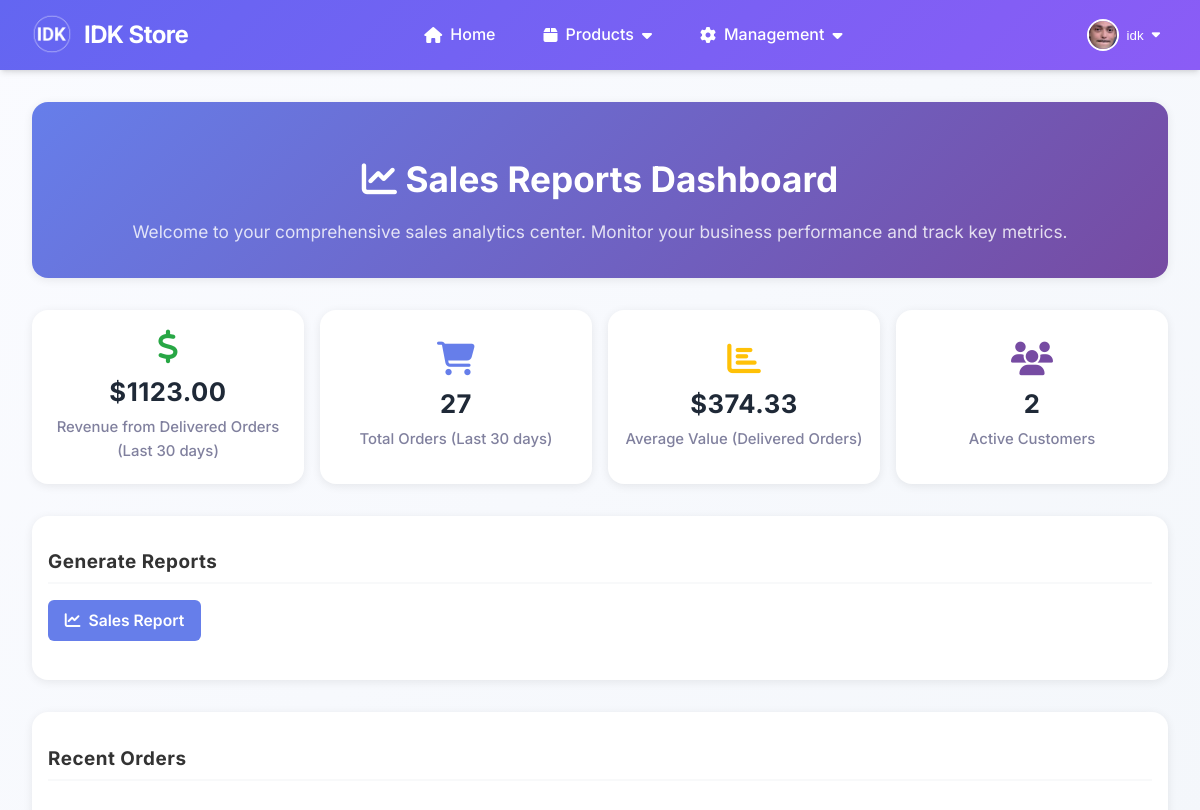
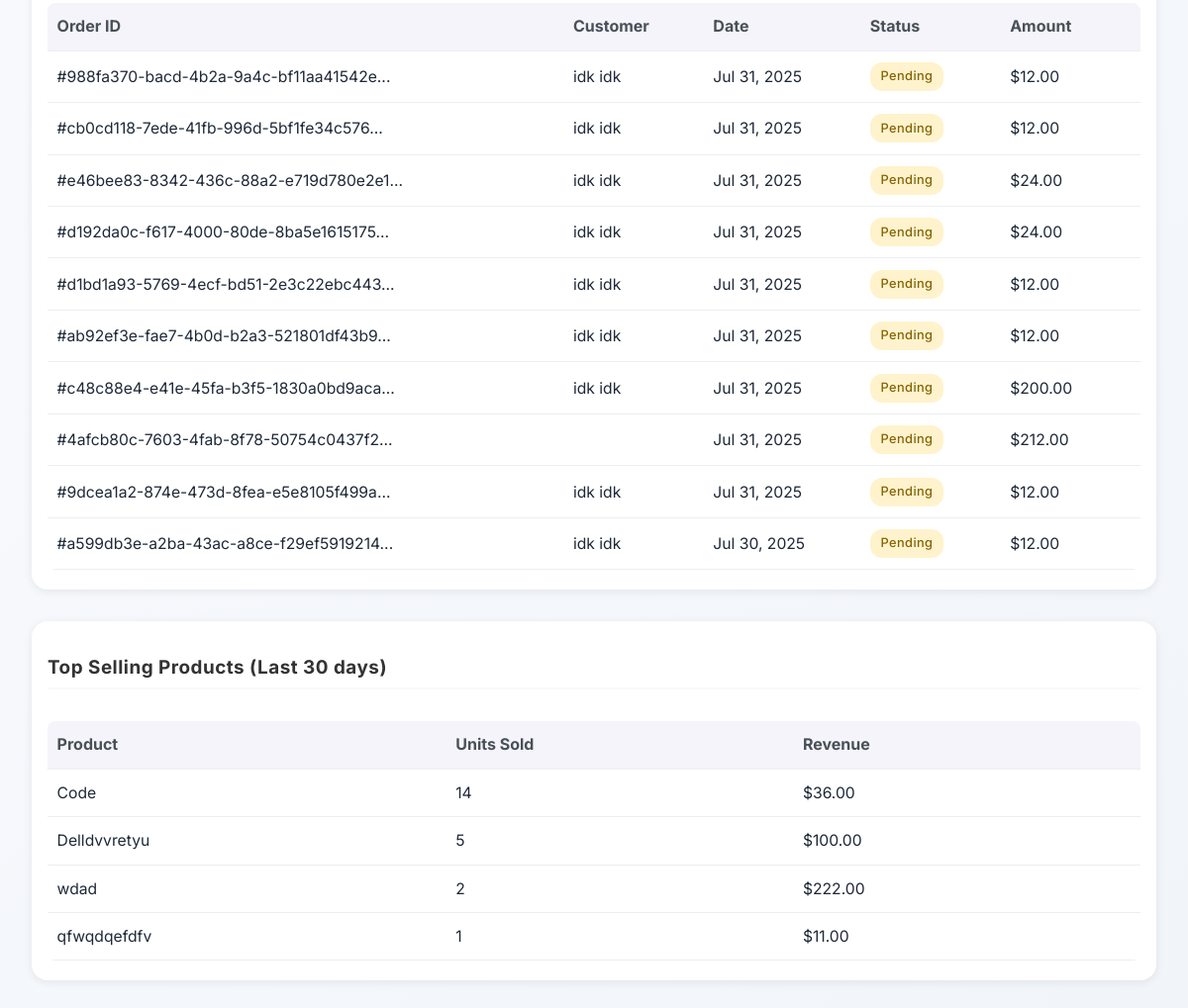
The app's page /reports/ (signed in) with its own data (2 pictures, top to bottom).
### accounts/models.py (models this page shows, shortened)
class UserProfile(models.Model):
    ROLE_CHOICES = [
        ('customer', 'Customer'),
        ('staff', 'Staff'),
        ('owner', 'Owner/Admin'),
    ]
    user = models.OneToOneField(User, on_delete=models.CASCADE, related_name='profile')
    phone_number = models.CharField(max_length=15, blank=True, null=True)
    address = models.TextField(blank=True, null=True)
    date_of_birth = models.DateField(blank=True, null=True)
    profile_picture = models.ImageField(upload_to='profiles/', blank=True, null=True)
    role = models.CharField(max_length=20, choices=ROLE_CHOICES, default='customer')
    billing_first_name = models.CharField(max_length=100, blank=True, null=True)
    billing_last_name = models.CharField(max_length=100, blank=True, null=True)
    billing_email = models.EmailField(blank=True, null=True)
    billing_phone = models.CharField(max_length=20, blank=True, null=True)
    billing_address = models.TextField(blank=True, null=True)
    billing_city = models.CharField(max_length=100, blank=True, null=True)
    billing_state = models.CharField(max_length=100, blank=True, null=True)
    billing_postal_code = models.CharField(max_length=20, blank=True, null=True)
    billing_country = models.CharField(max_length=100, blank=True, null=True)
    shipping_first_name = models.CharField(max_length=100, blank=True, null=True)
    shipping_last_name = models.CharField(max_length=100, blank=True, null=True)
    shipping_phone = models.CharField(max_length=20, blank=True, null=True)
    shipping_address = models.TextField(blank=True, null=True)
    shipping_city = models.CharField(max_length=100, blank=True, null=True)
    shipping_state = models.CharField(max_length=100, blank=True, null=True)
    shipping_postal_code = models.CharField(max_length=20, blank=True, null=True)
    shipping_country = models.CharField(max_length=100, blank=True, null=True)
    created_at = models.DateTimeField(auto_now_add=True)
    updated_at = models.DateTimeField(auto_now=True)
    def can_access_admin(self):
        return self.role == 'owner' or self.user.is_superuser
    def can_manage_products(self):
        return self.role in ['staff', 'owner'] or self.user.is_superuser
    def can_access_dashboard(self):
        return self.role in ['staff', 'owner'] or self.user.is_superuser
    class Meta:
        verbose_name = "User Profile"
        verbose_name_plural = "User Profiles"

### orders/models.py (models this page shows, shortened)
class Order(models.Model):
    ORDER_STATUS_CHOICES = [
        ('pending', 'Pending'),
        ('confirmed', 'Confirmed'),
        ('processing', 'Processing'),
        ('shipped', 'Shipped'),
        ('delivered', 'Delivered'),
        ('cancelled', 'Cancelled'),
        ('refunded', 'Refunded'),
    ]
    order_id = models.UUIDField(default=uuid.uuid4, unique=True, editable=False)
    user = models.ForeignKey(User, on_delete=models.CASCADE, related_name='orders')
    status = models.CharField(max_length=20, choices=ORDER_STATUS_CHOICES, default='pending')
    first_name = models.CharField(max_length=100)
    last_name = models.CharField(max_length=100)
    email = models.EmailField()
    phone = models.CharField(max_length=20)
    shipping_first_name = models.CharField(max_length=100, blank=True)
    shipping_last_name = models.CharField(max_length=100, blank=True)
    shipping_phone = models.CharField(max_length=20, blank=True)
    shipping_address = models.TextField()
    shipping_city = models.CharField(max_length=100)
    shipping_state = models.CharField(max_length=100)
    shipping_postal_code = models.CharField(max_length=20)
    shipping_country = models.CharField(max_length=100, default='Cambodia')
    shipping_method = models.ForeignKey('ShippingMethod', on_delete=models.SET_NULL, null=True, blank=True)
    total_amount = models.DecimalField(max_digits=10, decimal_places=2)
    shipping_cost = models.DecimalField(max_digits=10, decimal_places=2, default=0.00)
    tax_amount = models.DecimalField(max_digits=10, decimal_places=2, default=0.00)
    created_at = models.DateTimeField(auto_now_add=True)
    updated_at = models.DateTimeField(auto_now=True)
    order_notes = models.TextField(blank=True, null=True)
    class Meta:
        ordering = ['-created_at']

### products/models.py (models this page shows, shortened)
class Product(models.Model):
    name = models.CharField(max_length=255)
    description = models.TextField()
    price = models.DecimalField(max_digits=10, decimal_places=2)
    quantity = models.PositiveIntegerField(default=0)
    image = models.ImageField(upload_to='products/', blank=True)
    category = models.ForeignKey('Category', on_delete=models.CASCADE, related_name='products', null=True, blank=True)

### reports/views.py (the view)
# urls.py: path('', views.dashboard, name='dashboard'),
@login_required
@owner_required
def dashboard(request):
    thirty_days_ago = timezone.now().date() - timedelta(days=30)
    recent_stats = {
        'total_orders': Order.objects.filter(created_at__date__gte=thirty_days_ago).count(),
        'total_revenue': Order.objects.filter(
            created_at__date__gte=thirty_days_ago,
            status='delivered'
        ).aggregate(Sum('total_amount'))['total_amount__sum'] or Decimal('0.00'),
        'average_order_value': Order.objects.filter(
            created_at__date__gte=thirty_days_ago,
            status='delivered'
        ).aggregate(Avg('total_amount'))['total_amount__avg'] or Decimal('0.00'),
        'total_customers': Order.objects.filter(
            created_at__date__gte=thirty_days_ago
        ).values('user').distinct().count(),
    }
    recent_orders = Order.objects.select_related('user').order_by('-created_at')[:10]
    top_products = OrderItem.objects.filter(
        order__created_at__date__gte=thirty_days_ago,
        order__status='delivered'
    ).values('product__name').annotate(
        total_sold=Sum('quantity'),
        total_revenue=Sum('price')
    ).order_by('-total_sold')[:5]
    context = {
        'stats': recent_stats,
        'recent_orders': recent_orders,
        'top_products': top_products,
        'thirty_days_ago': thirty_days_ago,
    }
    return render(request, 'reports/dashboard.html', context)

### cart/context_processors.py (called while the page is built)
def cart_processor(request):
    if request.user.is_authenticated:
        try:
            cart = Cart.objects.get(user=request.user)
            return {
                'cart_total_items': cart.total_items,
                'cart_total_price': cart.total_price,
            }
        except Cart.DoesNotExist:
            return {
                'cart_total_items': 0,
                'cart_total_price': 0,
            }
    return {
        'cart_total_items': 0,
        'cart_total_price': 0,
    }

### cart/models.py (called while the page is built)
    @property
    def total_items(self):
        return sum(item.quantity for item in self.items.all())

    @property
    def total_price(self):
        return sum(item.total_price for item in self.items.all())

### reports/templates/reports/dashboard.html (shortened to what this page needs)
{% extends 'store/base.html' %}
{% load static %}
{% block content %}
<div class="dashboard-header">
    <h1><i class="fas fa-chart-line"></i> Sales Reports Dashboard</h1>
    <p>Welcome to your comprehensive sales analytics center. Monitor your business performance and track key metrics.</p>
</div>
<div class="stats-grid">
    <div class="stat-card revenue">
        <div class="icon"><i class="fas fa-dollar-sign"></i></div>
        <div class="value">${{ stats.total_revenue|floatformat:2 }}</div>
        <div class="label">Revenue from Delivered Orders (Last 30 days)</div>
    </div>
    <div class="stat-card orders">
        <div class="icon"><i class="fas fa-shopping-cart"></i></div>
        <div class="value">{{ stats.total_orders }}</div>
        <div class="label">Total Orders (Last 30 days)</div>
    </div>
    <div class="stat-card average">
        <div class="icon"><i class="fas fa-chart-bar"></i></div>
        <div class="value">${{ stats.average_order_value|floatformat:2 }}</div>
        <div class="label">Average Value (Delivered Orders)</div>
    </div>
    <div class="stat-card customers">
        <div class="icon"><i class="fas fa-users"></i></div>
        <div class="value">{{ stats.total_customers }}</div>
        <div class="label">Active Customers</div>
    </div>
</div>
<div class="report-section">
    <h2 class="section-title">Generate Reports</h2>
    <div class="btn-group">
        <a href="{% url 'reports:sales_report' %}" class="btn btn-primary">
            <i class="fas fa-chart-line"></i> Sales Report
        </a>
    </div>
</div>
<div class="report-section">
    <h2 class="section-title">Recent Orders</h2>
    {% if recent_orders %}
        <div style="overflow-x:auto;">
        <table class="table">
            <thead>
                <tr>
                    <th>Order ID</th>
                    <th>Customer</th>
                    <th>Date</th>
                    <th>Status</th>
                    <th>Amount</th>
                </tr>
            </thead>
            <tbody>
                {% for order in recent_orders %}
                <tr>
                    <td>#{{ order.order_id|slice:":8" }}...</td>
                    <td>{{ order.user.first_name }} {{ order.user.last_name }}</td>
                    <td>{{ order.created_at|date:"M d, Y" }}</td>
                    <td>
                        <span class="status-badge status-{{ order.status }}">
                            {{ order.get_status_display }}
                        </span>
                    </td>
                    <td>${{ order.total_amount|floatformat:2 }}</td>
                </tr>
                {% endfor %}
            </tbody>
        </table>
        </div>
    {% else %}
        <p>No recent orders found.</p>
    {% endif %}
</div>
<div class="report-section">
    <h2 class="section-title">Top Selling Products (Last 30 days)</h2>
    {% if top_products %}
        <div style="overflow-x:auto;">
        <table class="table">
            <thead>
                <tr>
                    <th>Product</th>
                    <th>Units Sold</th>
                    <th>Revenue</th>
                </tr>
            </thead>
            <tbody>
                {% for product in top_products %}
                <tr>
                    <td>{{ product.product__name }}</td>
                    <td>{{ product.total_sold }}</td>
                    <td>${{ product.total_revenue|floatformat:2 }}</td>
                </tr>
                {% endfor %}
            </tbody>
        </table>
        </div>
    {% else %}
        <p>No product sales data available.</p>
    {% endif %}
</div>
{% endblock %}

### store/templates/store/base.html (shortened to what this page needs)
{% load static %}
<!DOCTYPE html>
<html lang="en">
<head>
    <link rel="stylesheet" href="https://cdnjs.cloudflare.com/ajax/libs/font-awesome/6.5.0/css/all.min.css">
</head>
<body>
    <header>
        <nav>
            <div class="nav-container">
                <a href="{% url 'store:home' %}" class="logo">
                    <span class="logo-icon">
                        <img src="{% static 'store/images/IDK.png' %}" alt="IDK Store" />
                    </span>
                    IDK Store
                </a>
                <ul class="nav-menu" id="mainNav">
                    <li><a href="{% url 'store:home' %}"><i class="fa fa-home"></i><span>Home</span></a></li>
                    <li class="dropdown">
                        <a href="#"><i class="fa fa-box"></i><span>Products</span><i class="fa fa-caret-down"></i></a>
                    </li>
                    {% if user.profile.role == 'staff' or user.profile.role == 'owner' %}
                    <li class="dropdown">
                        <a href="#"><i class="fa fa-cog"></i><span>Management</span><i class="fa fa-caret-down"></i></a>
                    </li>
                    {% endif %}
                </ul>
                <div class="auth-nav">
                    {% if user.is_authenticated %}
                    <div class="account-dropdown" id="accountDropdown">
                        <button class="account-btn" aria-haspopup="true">
                            {% if user.profile.profile_picture %}
                                <img src="{{ user.profile.profile_picture.url }}" alt="Profile" class="user-avatar">
                            {% else %}
                                <div class="user-default-avatar">
                                    {{ user.first_name|default:user.username|slice:":1"|upper }}
                                </div>
                            {% endif %}
                            <span>{{ user.first_name|default:user.username }}</span>
                            <i class="fa fa-caret-down"></i>
                        </button>
                    </div>
                    {% endif %}
                </div>
            </div>
        </nav>
    </header>
    <main>
        <div class="container">
            {% block content %}{% endblock %}
        </div>
    </main>
</body>
</html>

### reports/templates/reports/dashboard.html (style rules this page uses)
:root { --primary-color: #667eea; --secondary-color: #764ba2; --success-color: #28a745; --info-color: #17a2b8; --danger-color: #ef4444; --warning-color: #ffc107; --background: #f8fafc; --background-white: #fff; --card-radius: 1rem; --card-shadow: 0 2px 10px rgba(0,0,0,0.08); --transition: all 0.22s cubic-bezier(.4,0,.2,1); }
.dashboard-header { background: linear-gradient(135deg, var(--primary-color) 0%, var(--secondary-color) 100%); color: white; padding: 2rem 1.5rem; border-radius: var(--card-radius); margin-bottom: 2rem; box-shadow: var(--card-shadow); text-align: center; }
.dashboard-header h1 { font-size: clamp(1.5rem, 6vw, 2.2rem); font-weight: 700; margin-bottom: 0.5rem; color: #fff; }
.dashboard-header p { color: #ffffffde; opacity: 0.93; font-size: 1.08rem; font-weight: 400; margin-bottom: 0; }
.stats-grid { display: grid; grid-template-columns: repeat(auto-fit, minmax(180px, 1fr)); gap: 1rem; margin-bottom: 2rem; width: 100%; }
.stat-card { background: var(--background-white); padding: 1.25rem 1rem; border-radius: var(--card-radius); box-shadow: var(--card-shadow); text-align: center; transition: var(--transition); display: flex; flex-direction: column; align-items: center; justify-content: center; min-height: 140px; }
.stat-card .icon { font-size: 2.1rem; margin-bottom: 0.5rem; display: flex; align-items: center; justify-content: center; }
.stat-card.revenue .icon { color: var(--success-color); }
.stat-card.orders .icon { color: var(--primary-color); }
.stat-card.average .icon { color: var(--warning-color); }
.stat-card.customers .icon { color: var(--secondary-color); }
.stat-card .value { font-size: 1.6rem; font-weight: 700; margin-bottom: 0.2rem; letter-spacing: 0.5px; }
.stat-card .label { color: #7a7a99; font-size: 0.93rem; font-weight: 500; opacity: 0.95; }
.report-section { background: var(--background-white); padding: 1.25rem 1rem; border-radius: var(--card-radius); box-shadow: var(--card-shadow); margin-bottom: 2rem; width: 100%; overflow-x: auto; }
.section-title { color: #333; margin-bottom: 1rem; padding-bottom: 0.5rem; font-weight: 700; font-size: 1.18rem; border-bottom: 2px solid #f8f9fa; letter-spacing: 0.5px; }
.btn-group { display: flex; gap: 1rem; margin-bottom: 1.2rem; flex-wrap: wrap; }
.btn { padding: 0.5rem 1.05rem; border: none; border-radius: 6px; text-decoration: none; font-weight: 600; font-size: 0.98rem; transition: var(--transition); display: inline-flex; align-items: center; gap: 0.5rem; background: #e9ecef; color: #333; outline: none; }
.btn-primary { background: var(--primary-color); color: white; }
.table { width: 100%; border-collapse: collapse; margin-top: 1rem; background: #fff; border-radius: 8px; overflow: hidden; font-size: 1rem; }
.table th, .table td { padding: 0.7rem 0.6rem; text-align: left; border-bottom: 1px solid #edeef2; min-width: 100px; vertical-align: middle; }
.table th { background: #f4f4fa; font-weight: 700; color: #495057; }
.table td { font-size: 0.98rem; }
.status-badge { padding: 0.27rem 0.68rem; border-radius: 12px; font-size: 0.8rem; font-weight: 500; white-space: nowrap; letter-spacing: 0.03em; display: inline-block; }
.status-pending { background: #fff3cd; color: #856404; }
.report-section { overflow-x: auto; }
.table { min-width: 450px; }

### records on screen
Order: order_id "988fa370-bacd-4b2a-9a4c-bf11aa41542e", user.first_name "idk", user.last_name "idk", created_at "Jul 31, 2025", status "Pending", total_amount "12.00"
Order: order_id "cb0cd118-7ede-41fb-996d-5bf1fe34c576", user.first_name "idk", user.last_name "idk", created_at "Jul 31, 2025", status "Pending", total_amount "12.00"
Order: order_id "e46bee83-8342-436c-88a2-e719d780e2e1", user.first_name "idk", user.last_name "idk", created_at "Jul 31, 2025", status "Pending", total_amount "24.00"
Order: order_id "d192da0c-f617-4000-80de-8ba5e1615175", user.first_name "idk", user.last_name "idk", created_at "Jul 31, 2025", status "Pending", total_amount "24.00"
Order: order_id "d1bd1a93-5769-4ecf-bd51-2e3c22ebc443", user.first_name "idk", user.last_name "idk", created_at "Jul 31, 2025", status "Pending", total_amount "12.00"
Order: order_id "ab92ef3e-fae7-4b0d-b2a3-521801df43b9", user.first_name "idk", user.last_name "idk", created_at "Jul 31, 2025", status "Pending", total_amount "12.00"
Order: order_id "c48c88e4-e41e-45fa-b3f5-1830a0bd9aca", user.first_name "idk", user.last_name "idk", created_at "Jul 31, 2025", status "Pending", total_amount "200.00"
Order: order_id "4afcb80c-7603-4fab-8f78-50754c0437f2", created_at "Jul 31, 2025", status "Pending", total_amount "212.00"
Order: order_id "9dcea1a2-874e-473d-8fea-e5e8105f499a", user.first_name "idk", user.last_name "idk", created_at "Jul 31, 2025", status "Pending", total_amount "12.00"
Order: order_id "a599db3e-a2ba-43ac-a8ce-f29ef5919214", user.first_name "idk", user.last_name "idk", created_at "Jul 30, 2025", status "Pending", total_amount "12.00"
Product: product__name "Code", total_sold "14", total_revenue "36.00"
Product: product__name "Delldvvretyu", total_sold "5", total_revenue "100.00"
Product: product__name "wdad", total_sold "2", total_revenue "222.00"
Product: product__name "qfwqdqefdfv", total_sold "1", total_revenue "11.00"

### other values on screen
{{ user.first_name|default:user.username }} "idk"
{{ stats.total_revenue|floatformat:2 }} "1123.00"
{{ stats.total_orders }} "27"
{{ stats.average_order_value|floatformat:2 }} "374.33"
{{ stats.total_customers }} "2"
